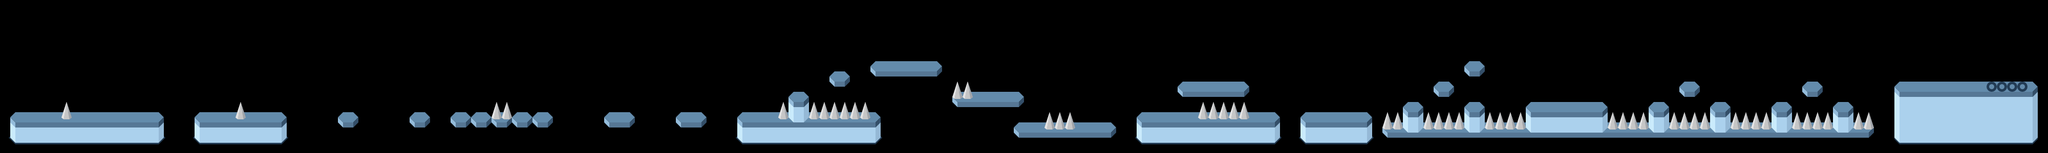

Rendered tile map (Tiled .tmx) drawn with the repository's tilesets; below, a short description and the map source with its tile grids summarised:
An orthogonal 200x15 tile map with 20x20 px tiles, 2 tile layers (background, stuff) and 80 objects (completed).

<map version="1.0" orientation="orthogonal" renderorder="right-down" width="200" height="15" tilewidth="20" tileheight="20" nextobjectid="571">
 <tileset firstgid="1" name="prova" tilewidth="20" tileheight="20" tilecount="49">
  <image source="tiles/tiles-H-small.png" width="140" height="140" />
 </tileset>
 <layer name="background" width="200" height="15">
  <data>[3000 cells, 565 non-empty, 22 distinct tile ids]</data>
 </layer>
 <layer name="stuff" width="200" height="15">
  <data>[3000 cells, 168 non-empty, 12 distinct tile ids]</data>
 </layer>
 <objectgroup name="walls">
  <object id="464" x="20" y="240" width="300" height="20" />
  <object id="465" x="380" y="240" width="180" height="20" />
  <object id="466" x="660" y="240" width="40" height="20" />
  <object id="467" x="800" y="240" width="40" height="20" />
  <object id="468" x="880" y="240" width="200" height="20" />
  <object id="469" x="1180" y="240" width="60" height="20" />
  <object id="470" x="1320" y="240" width="60" height="20" />
  <object id="471" x="1440" y="240" width="280" height="20" />
  <object id="472" x="1700" y="140" width="140" height="20" />
  <object id="473" x="1540" y="200" width="40" height="20" />
  <object id="474" x="1620" y="160" width="40" height="20" />
  <object id="475" x="1860" y="200" width="140" height="20" />
  <object id="476" x="1980" y="260" width="200" height="20" />
  <object id="477" x="2220" y="240" width="280" height="40" />
  <object id="478" x="2300" y="180" width="140" height="20" />
  <object id="479" x="2540" y="240" width="140" height="40" />
  <object id="481" x="2740" y="220" width="40" height="20" />
  <object id="482" x="2800" y="180" width="40" height="20" />
  <object id="483" x="2860" y="220" width="40" height="20" />
  <object id="484" x="2860" y="140" width="40" height="20" />
  <object id="485" x="2980" y="220" width="160" height="20" />
  <object id="486" x="3220" y="220" width="40" height="20" />
  <object id="487" x="3280" y="180" width="40" height="20" />
  <object id="489" x="3460" y="220" width="40" height="20" />
  <object id="491" x="3580" y="220" width="40" height="20" />
  <object id="492" x="3700" y="180" width="280" height="100" />
  <object id="494" x="0" y="260" width="20" height="20" />
  <object id="549" x="3340" y="220" width="40" height="20" />
  <object id="550" x="3520" y="180" width="40" height="20" />
 </objectgroup>
 <objectgroup name="spikes">
  <object id="496" x="120" y="200" width="20" height="40" />
  <object id="497" x="460" y="200" width="20" height="40" />
  <object id="498" x="960" y="200" width="20" height="40" />
  <object id="499" x="980" y="200" width="20" height="40" />
  <object id="500" x="1520" y="200" width="20" height="40" />
  <object id="501" x="1580" y="200" width="20" height="40" />
  <object id="502" x="1600" y="200" width="20" height="40" />
  <object id="505" x="1640" y="200" width="20" height="40" />
  <object id="506" x="1660" y="200" width="20" height="40" />
  <object id="507" x="1680" y="200" width="20" height="40" />
  <object id="508" x="1860" y="160" width="20" height="40" />
  <object id="509" x="1880" y="160" width="20" height="40" />
  <object id="510" x="2040" y="220" width="20" height="40" />
  <object id="511" x="2060" y="220" width="20" height="20" />
  <object id="512" x="2080" y="220" width="20" height="40" />
  <object id="513" x="2340" y="200" width="20" height="40" />
  <object id="514" x="2360" y="200" width="20" height="40" />
  <object id="515" x="2380" y="200" width="20" height="40" />
  <object id="516" x="2400" y="200" width="20" height="40" />
  <object id="517" x="2420" y="200" width="20" height="40" />
  <object id="518" x="2700" y="220" width="20" height="40" />
  <object id="520" x="2720" y="220" width="20" height="40" />
  <object id="521" x="2780" y="220" width="20" height="40" />
  <object id="523" x="2840" y="220" width="20" height="40" />
  <object id="524" x="2900" y="220" width="20" height="20" />
  <object id="525" x="2920" y="220" width="20" height="40" />
  <object id="526" x="2940" y="220" width="20" height="40" />
  <object id="527" x="2960" y="220" width="20" height="40" />
  <object id="544" x="3620" y="220" width="20" height="40" />
  <object id="545" x="3640" y="220" width="20" height="40" />
  <object id="546" x="1620" y="200" width="20" height="40" />
  <object id="547" x="2800" y="220" width="20" height="40" />
  <object id="548" x="2820" y="220" width="20" height="40" />
  <object id="551" x="3140" y="220" width="20" height="40" />
  <object id="552" x="3160" y="220" width="20" height="40" />
  <object id="553" x="3180" y="220" width="20" height="40" />
  <object id="554" x="3200" y="220" width="20" height="40" />
  <object id="555" x="3260" y="220" width="20" height="40" />
  <object id="556" x="3280" y="220" width="20" height="40" />
  <object id="557" x="3300" y="220" width="20" height="40" />
  <object id="558" x="3320" y="220" width="20" height="40" />
  <object id="559" x="3380" y="220" width="20" height="40" />
  <object id="560" x="3400" y="220" width="20" height="40" />
  <object id="561" x="3420" y="220" width="20" height="40" />
  <object id="562" x="3440" y="220" width="20" height="40" />
  <object id="563" x="3500" y="220" width="20" height="40" />
  <object id="564" x="3520" y="220" width="20" height="40" />
  <object id="565" x="3540" y="220" width="20" height="40" />
  <object id="566" x="3560" y="220" width="20" height="40" />
 </objectgroup>
 <objectgroup name="triggers">
  <object id="463" x="0" y="300">
   <polyline points="0,0 4000,0" />
  </object>
  <object id="570" name="completed" x="3920" y="160">
   <polyline points="0,0 0,-80" />
  </object>
 </objectgroup>
</map>